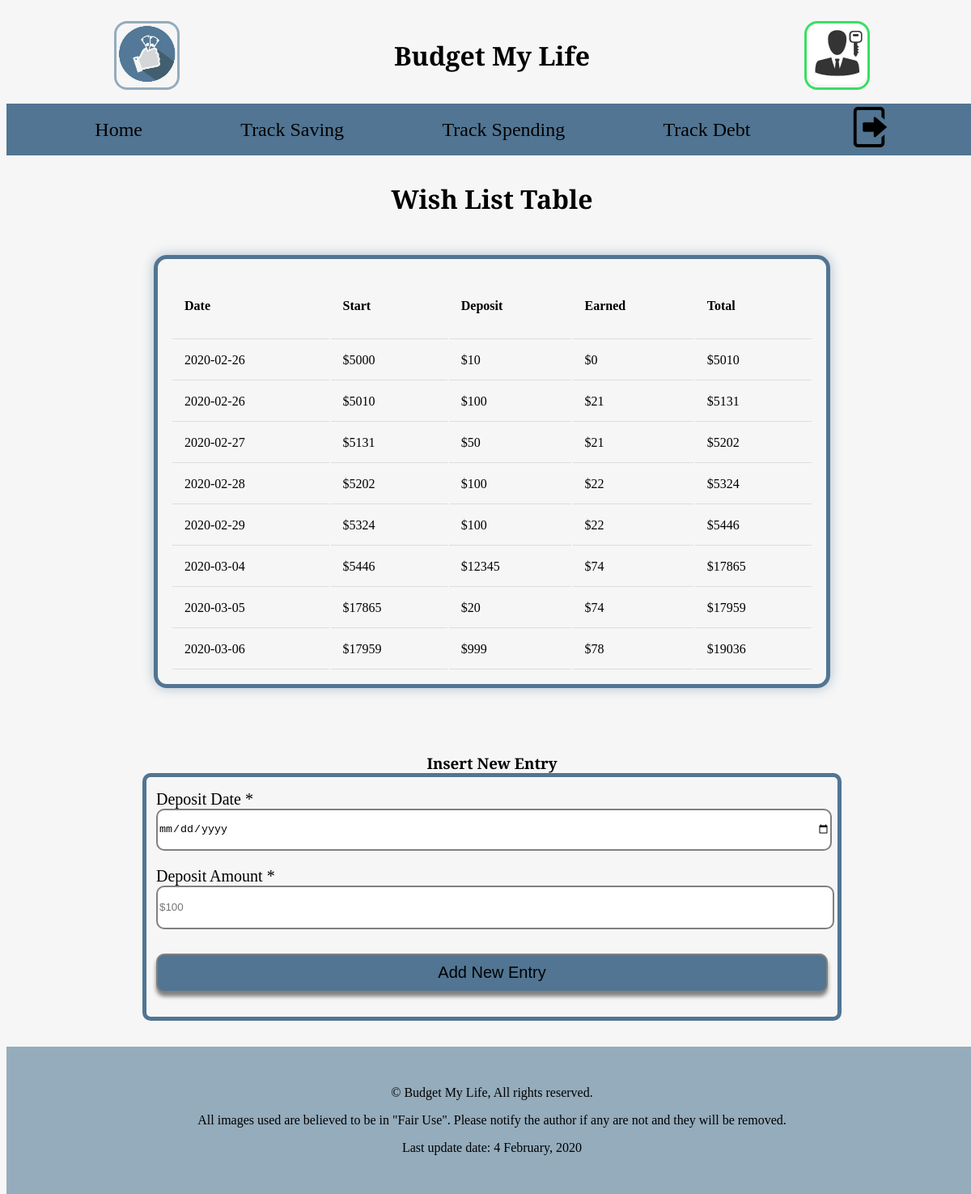
The app's page /saving/?action=ViewSave&trackerId=2 (signed in), older data.
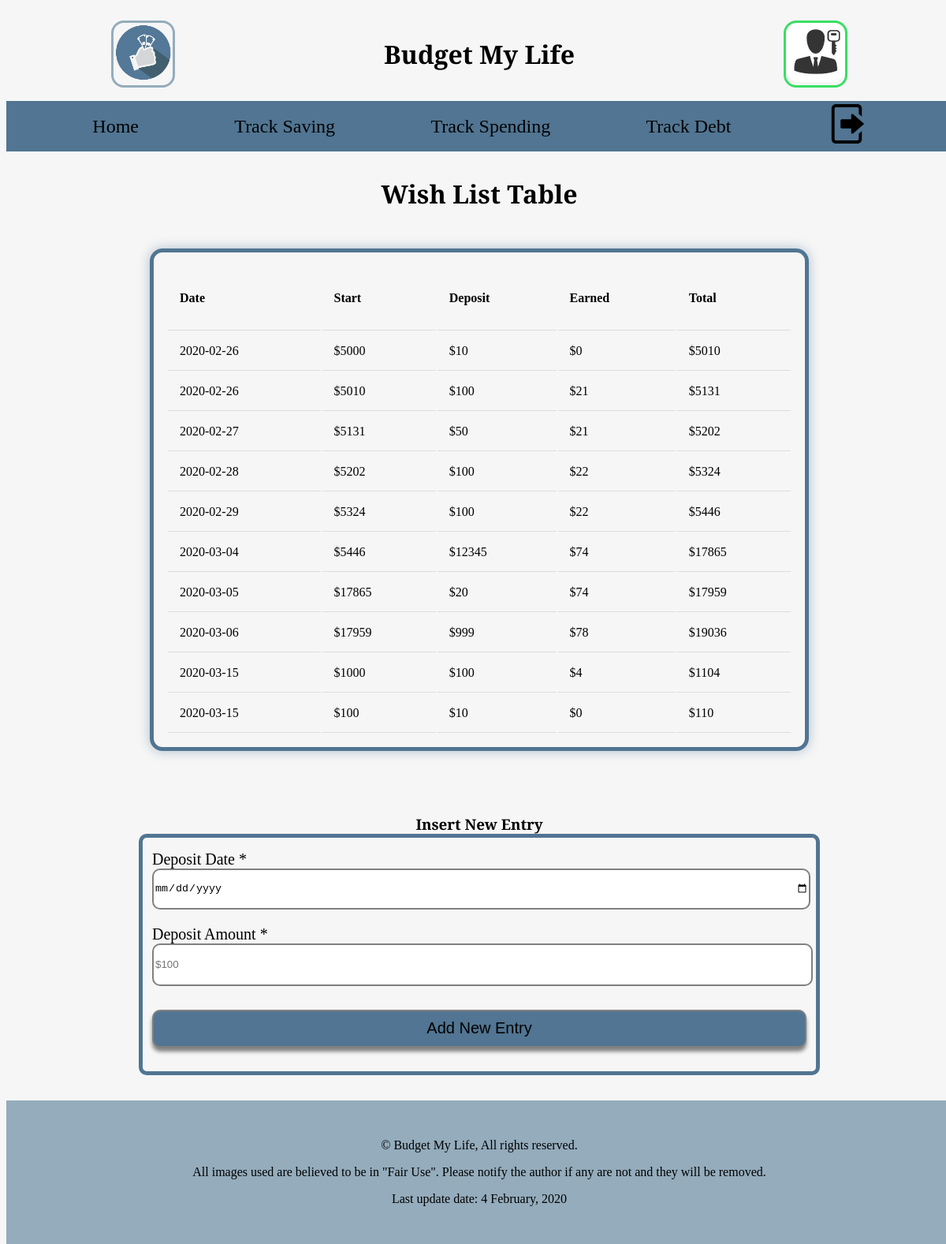
The same page, newer data.
### tables this page shows
CREATE TABLE `save` (
  `saveId` int(11) NOT NULL,
  `saveDate` date NOT NULL,
  `start` int(11) NOT NULL,
  `deposit` int(11) NOT NULL,
  `interestEarned` int(11) NOT NULL,
  `total` int(11) NOT NULL,
  `trackerId` int(11) NOT NULL
);

### model/save-model.php (called while the page is built, shortened)
<?php
function getSaveByTrackerId($trackerId) {
    $db = dbConnect();
    $sql = 'SELECT * FROM save WHERE trackerId = :trackerId';
    $stmt = $db->prepare($sql);
    $stmt->bindValue(':trackerId', $trackerId, PDO::PARAM_INT);
    $stmt->execute();
    $trackerData = $stmt->fetchAll(PDO::FETCH_ASSOC);
    return $trackerData;
}
?>

### library/functions.php (the view, shortened to what this page needs)
<?php
function buildSaveData($trackerData) {
    $data = "";
    foreach ($trackerData as $entry) {
        $data .= "<tr>";
        $data .= "<td>".$entry['saveDate']."</td>";
        $data .= "<td>$".$entry['start']."</td>";
        $data .= "<td class='hide'>$".$entry['deposit']."</td>";
        $data .= "<td class='hide'>$".$entry['interestEarned']."</td>";
        $data .= "<td>$".$entry['total']."</td>";
        $data .= "</tr>";
    }
    return $data;
}
?>

Row changes from the older to the newer data that the page shows:
added save: saveDate "2020-03-15", start "1000", deposit "100", interestEarned "4", total "1104"
added save: saveDate "2020-03-15", start "100", deposit "10", interestEarned "0", total "110"
